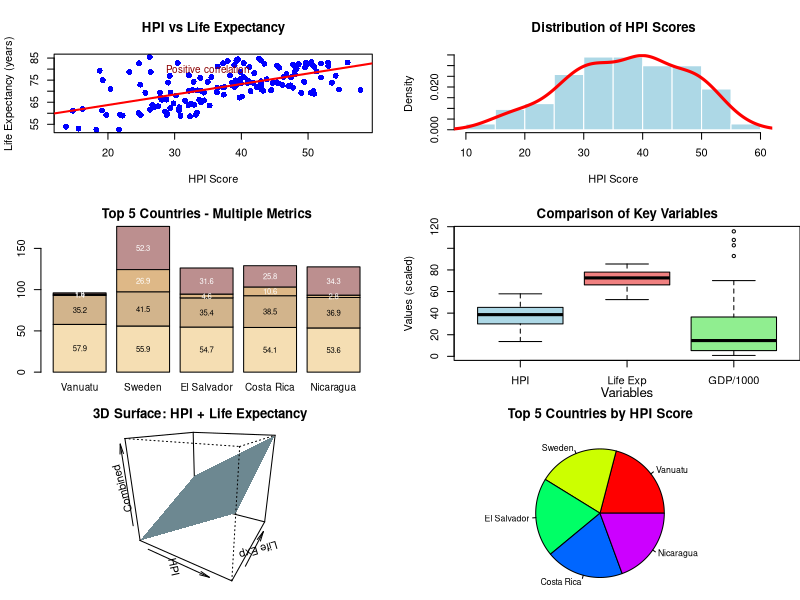

The R source for this figure:
## ---- chunk 1
# Load required library
library(readxl)

# Read HPI data from Excel file
hpi_data <- read_excel("HPI.xlsx")

# Extract variables for analysis
countries <- hpi_data$Country
hpi_scores <- hpi_data$HPI
life_expectancy <- hpi_data$`Life Expectancy (years)`
gdp <- hpi_data$`GDP per capita ($)`
population <- hpi_data$`Population (thousands)`

# Display first few rows
head(hpi_data[, c("Country", "HPI", "Life Expectancy (years)", "GDP per capita ($)")], 10)
## ---- chunk 2
#| fig-width: 12
#| fig-height: 10

# Set layout (3 rows, 2 columns)
par(mfrow=c(3, 2), bg="white")

# 1. Scatterplot: HPI vs Life Expectancy
# Using plot(), points(), and abline() as in Murrell's climate example
plot(hpi_scores, life_expectancy, pch=16, col="blue",
     xlab="HPI Score", ylab="Life Expectancy (years)",
     main="HPI vs Life Expectancy", cex=1.2)
abline(lm(life_expectancy ~ hpi_scores), col="red", lwd=2)
text(35, 80, "Positive correlation", cex=0.9, col="darkred")

# 2. Histogram: Distribution of HPI Scores
# Using hist() and lines() for density overlay
hist(hpi_scores, col="lightblue", border="white",
     main="Distribution of HPI Scores", xlab="HPI Score", 
     freq=FALSE, breaks=10)
lines(density(hpi_scores, na.rm=TRUE), col="red", lwd=3)

# 3. Barplot: Top 5 Countries by HPI
# Adapted from Murrell's VADeaths barplot approach
par(mar=c(2, 3.1, 2, 2.1))
hpi_matrix <- matrix(c(hpi_scores[1:5], 
                       life_expectancy[1:5]/2,
                       gdp[1:5]/2000,
                       population[1:5]/200), 
                     nrow=4, byrow=TRUE)
midpts <- barplot(hpi_matrix, 
                  col=c("wheat", "tan", "burlywood", "rosybrown"),
                  names=rep("", 5),
                  main="Top 5 Countries - Multiple Metrics")
mtext(countries[1:5], at=midpts, side=1, line=0.5, cex=0.6)
text(rep(midpts, each=4), 
     apply(hpi_matrix, 2, cumsum) - hpi_matrix/2,
     round(hpi_matrix, 1), 
     col=rep(c("black", "white"), times=c(2,2)), 
     cex=0.7)
par(mar=c(5.1, 4.1, 4.1, 2.1))

# 4. Boxplot: Comparing HPI, Life Expectancy, and GDP
# Using boxplot() with multiple variables
par(mar=c(3, 4.1, 2, 0))
boxplot(list(HPI=hpi_scores, 
             LifeExp=life_expectancy,
             GDP=gdp/1000),
        col=c("lightblue", "lightcoral", "lightgreen"),
        main="Comparison of Key Variables",
        ylab="Values (scaled)",
        names=c("HPI", "Life Exp", "GDP/1000"))
mtext("Variables", side=1, line=2, cex=0.8)
par(mar=c(5.1, 4.1, 4.1, 2.1))

# 5. 3D Surface Plot
# Using persp() similar to Murrell's sinc function example
x <- seq(min(hpi_scores, na.rm=TRUE), max(hpi_scores, na.rm=TRUE), length=20)
y <- seq(min(life_expectancy, na.rm=TRUE), max(life_expectancy, na.rm=TRUE), length=20)
z <- outer(x, y, function(x,y) (x + y)/2)
par(mar=c(1, 1, 2, 1))
persp(x, y, z, theta=30, phi=20, col="lightblue", 
      shade=0.75, border=NA, 
      xlab="HPI", ylab="Life Exp", zlab="Combined",
      main="3D Surface: HPI + Life Expectancy")
par(mar=c(5.1, 4.1, 4.1, 2.1))

# 6. Pie Chart: Top 5 HPI Countries
# Using pie() and names() as demonstrated in Murrell's pie sales example
par(mar=c(0, 2, 2, 2))
pie(hpi_scores[1:5], labels=countries[1:5],
    col=rainbow(5), main="Top 5 Countries by HPI Score",
    cex=0.8)
par(mar=c(5.1, 4.1, 4.1, 2.1))

# Reset layout
par(mfrow=c(1, 1))
